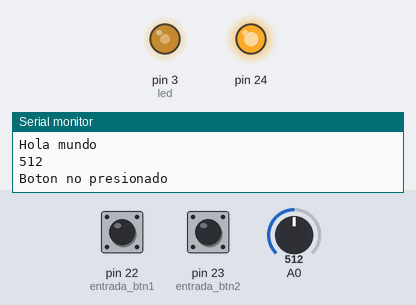
The sketch below on a simulated Arduino Mega 2560, built with avr-gcc and run on an emulated ATmega2560. Shown: output pins drawn as LEDs (lit = HIGH), the last lines printed to the serial monitor. Inputs (shaded band) come from the test bench; at power-on: A0 = 512, pin 23 (entrada_btn2) LOW, pin 22 (entrada_btn1) LOW.

Above: at 1.8 s.
1.9 s: A0 set to 716
At 2.9 s:
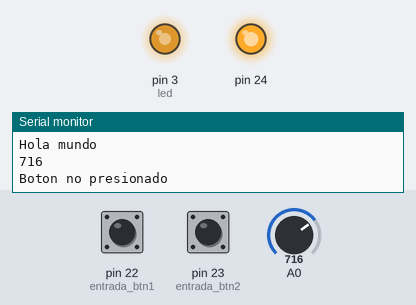
3.5 s: pin 23 (entrada_btn2) pulled HIGH for 1.2 s
At 4.4 s:
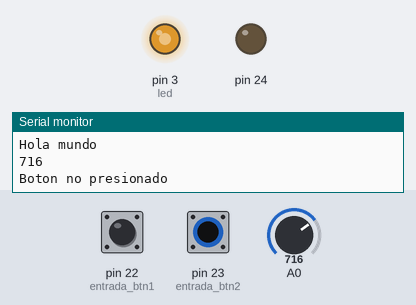
6.5 s: A0 set to 900
At 8.0 s:
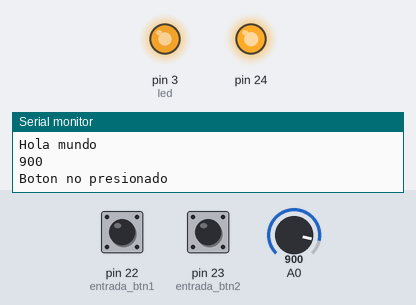
8.5 s: pin 23 (entrada_btn2) pulled HIGH for 1.2 s
At 9.5 s:
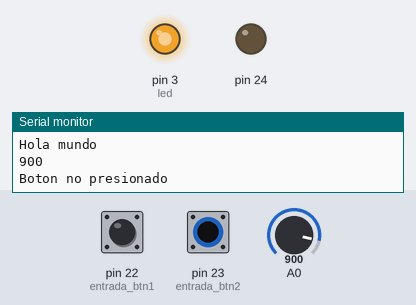
11.5 s: A0 set to 122
At 13.1 s:
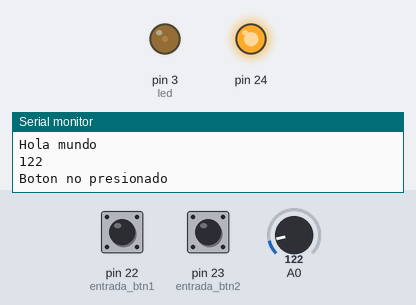
13.5 s: pin 23 (entrada_btn2) pulled HIGH for 3.2 s
At 14.7 s:
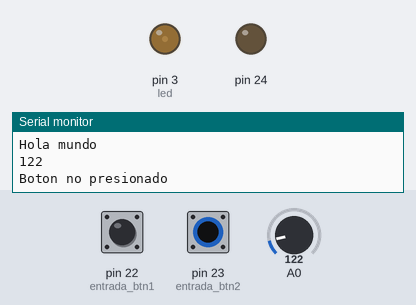
Timing chart, 0 to 18.5 s (numbered marks = the images above; inputs shaded):
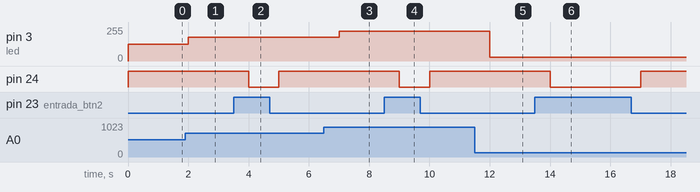

The sketch:

Ejemplo1.ino
```cpp
int entrada_btn1 = 22;//maneja el pin 22
int entrada_btn2 = 23;//maneja el pin 23
long entrada_pot; //maneja la entrada del potenciometro
int led = 3, brillo;
void setup() {
  // put your setup code here, to run once:
  Serial.begin(9600);
  pinMode(entrada_btn1, INPUT);
  pinMode(entrada_btn2, INPUT);
  pinMode(24, OUTPUT);
}

void loop() {
  // put your main code here, to run repeatedly:
  Serial.println("Hola mundo");
  entrada_pot = analogRead(A0);
  brillo = map(entrada_pot, 0, 1023, 0, 255);
  analogWrite(led, brillo);
  Serial.println(entrada_pot);
  if(digitalRead(entrada_btn1) == HIGH){
    Serial.println("Boton presionado");
  }else{
    Serial.println("Boton no presionado");
  }
  if(digitalRead(entrada_btn2) == HIGH){
    digitalWrite(24, LOW);
  }else{
    digitalWrite(24, HIGH);
  }
  delay(1000);
}
```

Measured:
- after the input at 1.9 s, pin 3 (led): 127/255 → 178/255 after 0.10 s
- after the input at 3.5 s, pin 24: HIGH → LOW after 0.50 s, → HIGH 1.0 s later
- after the input at 6.5 s, pin 3 (led): 178/255 → 224/255 after 0.51 s
- after the input at 8.5 s, pin 24: HIGH → LOW after 0.51 s, → HIGH 1.0 s later
- after the input at 11.5 s, pin 3 (led): 224/255 → 30/255 after 0.51 s
- after the input at 13.5 s, pin 24: HIGH → LOW after 0.51 s, → HIGH 3.0 s later
